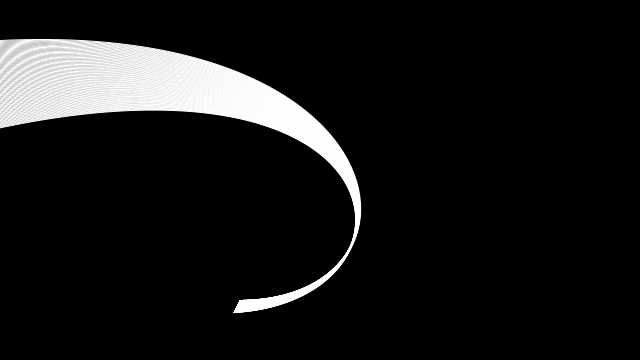
Frame 1 (no input)
Frame 60 (the mouse pressed at the canvas centre just before this capture): identical to frame 1, image omitted
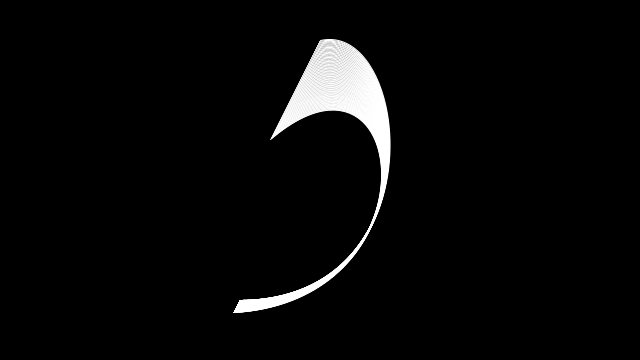
Frame 120 (the mouse held since frame 60 and released just before this capture)

The Processing sketch that drew these frames (run headless with seeded random() and noise(); from frame 60 on, the mouse is pressed at the canvas centre):

// Processing sketch: Linea_Bezier
// ── Linea_Bezier.pde


 void setup() {
size(640, 360);
  stroke(255);
  noFill(); 
}

void draw() {
  background(0);                          
  for (int i = 0; i < 100; i += 1) {     
    bezier(mouseX-(i/2.0), 40+i, 410, 20, 440, 300, 240-(i/16.0), 300+(i/8.0)); 
  }
}
